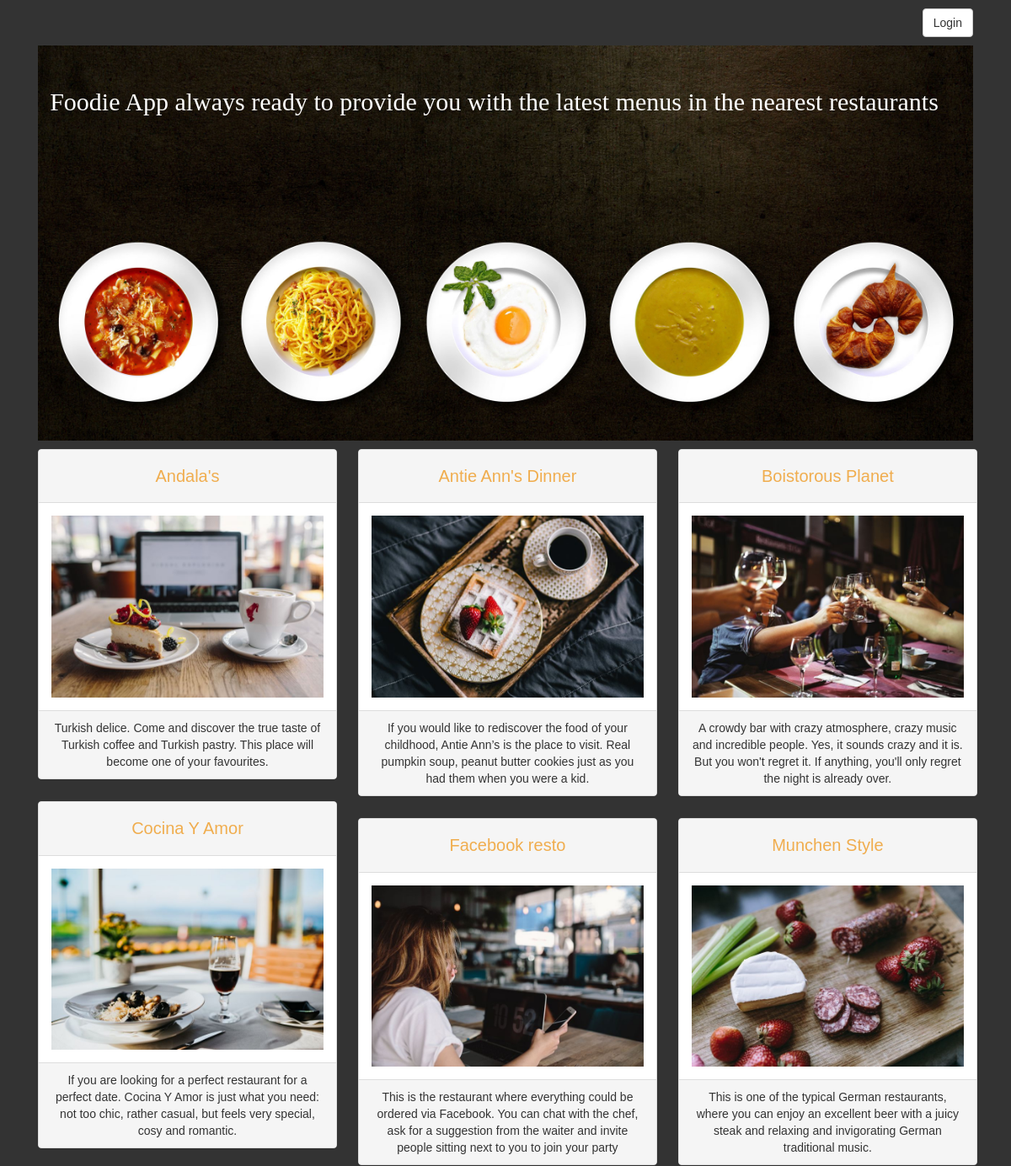
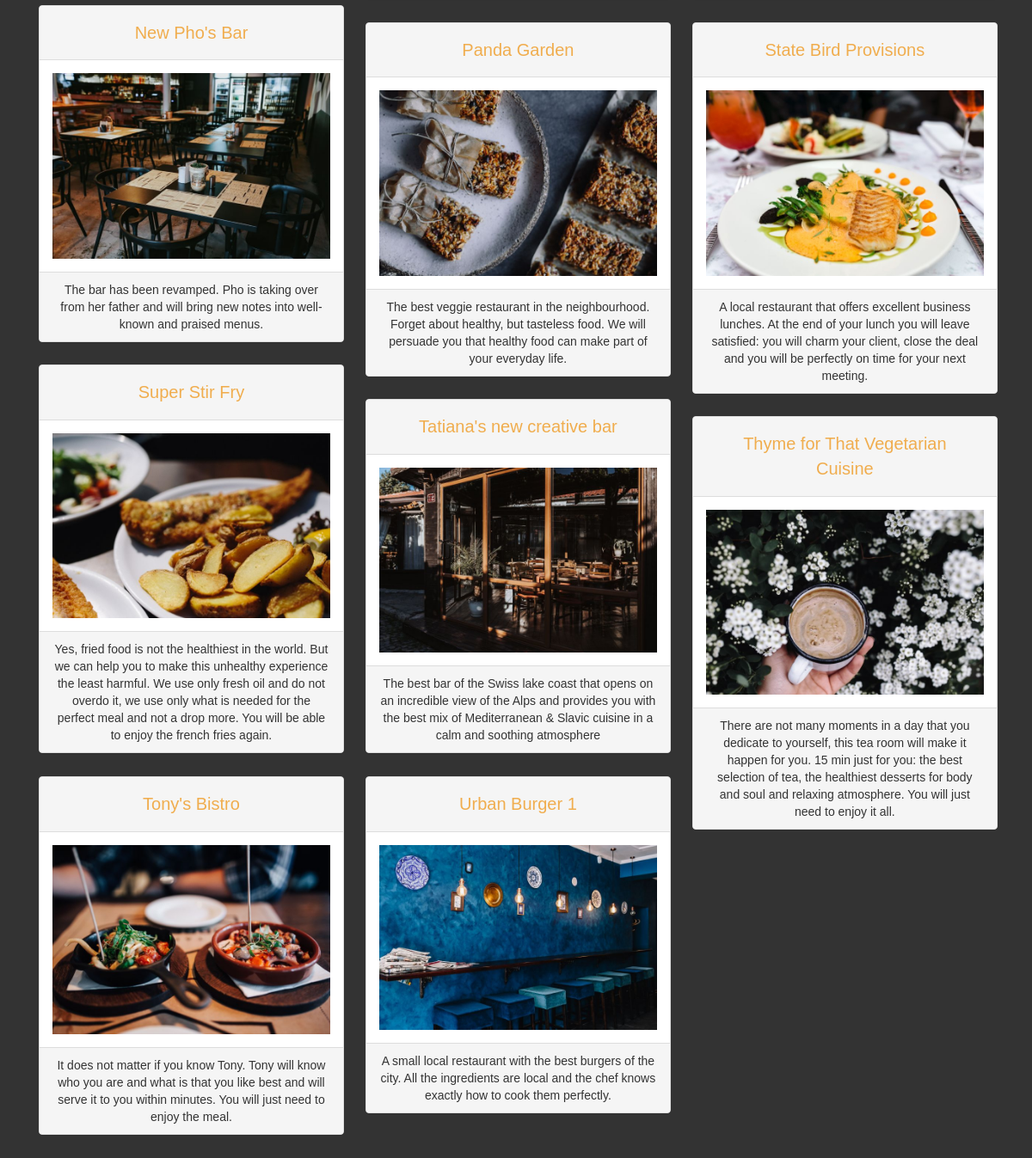
The page /restos/ on the database its author committed (2 pictures, top to bottom).
### database_setup_fn.py (models this page shows, shortened)
class Restaurant(Base):
    __tablename__ = 'restaurant'
    id = Column(Integer, primary_key=True)
    name = Column(String(250), nullable=False)
    user_id = Column(Integer, ForeignKey('user.id'))
    user = relationship(User)
    description = Column(String(250))
    image = Column(String(250))
    menu_item = relationship('MenuItem', cascade="all, delete")

### finalproject.py (the view)
@app.route('/')
@app.route('/restos/')
def showallrestaurants():
    restaurants = session.query(Restaurant).order_by(Restaurant.name).all()
    if 'username' not in login_session:
        return render_template('public_allrestos.html', restos=restaurants)
    else:
        user = session.query(User).\
            filter_by(name=login_session['username']).one()
        return render_template('allrestos.html', restos=restaurants, user=user)

### templates/public_allrestos.html (shortened to what this page needs)
<!DOCTYPE html>
<html>
<head>
    <link rel="stylesheet" type="text/css" href="/static/bootstrap-3.3.7-dist/css/bootstrap.min.css">
    <link rel="stylesheet" type="text/css" href="/static/bootstrap-3.3.7-dist/css/custom.css">
    <link rel="stylesheet" type="text/css" href="/static/css/styles.css">
</head>
<body>
    <div class="container">
        <div class="col-md-12" align="right"><a style="margin: 10px 0 10px 0" href="{{url_for('login.showLogin')}}" role ="button" class ="btn btn-default">Login</a></div>
        <div class="col-md-12" align="center">
            <h1  id ="home" style="padding: 50px 10px 0 10px; width:95%; position:absolute; z-index:2; color:white;">Foodie App always ready to provide you with the latest menus in the nearest restaurants</h1>
            <img id="bg_image" alt="background" class="img-responsive" src="/static/bootstrap-3.3.7-dist/images/cook-food-kitchen-eat-54455_2.jpg">
        </div>
        <div class="row">
                <div class="col-md-12" id='grid'>
                    {% for resto in restos %}
                    <div class="col-sm-12 col-md-6 col-lg-4 item" align="center">
                        <div class="panel panel-default">
                            <div class="panel-heading"><a style="font-size:20px; color:#f0ad4e;"  class="btn btn-link" href="{{url_for('restoMenu', resto_ID=resto.id)}}">{{resto.name}}</a></div>
                            <div class="panel-body"><img alt='body image' class = "img-responsive center-block" src="{{resto.image}}"/></div>
                            <div class="panel-footer">{{resto.description}}</div>
                        </div>
                    </div>
                    {% endfor %}
                </div>
        </div>
            <br>
    </div>
</body>
</html>

### static/css/styles.css (style rules this page uses)
body { font-family: sans-serif; background-color: #333333 }
h1, h2, h3, h4 { color: #CCCCCC; }
h1, h2 { font-family: 'Georgia', serif; margin: 0; }
a { text-decoration: none; text-decoration: #333333; font-size: .75em; }

### rows shown on the page
Restaurant: name "Andala's", image (picture), description "Turkish delice. Come and discover the true taste of Turkish coffee and Turkish pastry. This place will become one of your favourites."
Restaurant: name "Antie Ann's Dinner", image (picture), description "If you would like to rediscover the food of your childhood, Antie Ann’s is the place to visit. Real pumpkin soup, peanut butter cookies just as you had them when you were a kid."
Restaurant: name "Boistorous Planet", image (picture), description "A crowdy bar with crazy atmosphere, crazy music and incredible people. Yes, it sounds crazy and it is. But you won't regret it. If anything, you'll only regret the night is already over."
Restaurant: name "Cocina Y Amor", image (picture), description "If you are looking for a perfect restaurant for a perfect date. Cocina Y Amor is just what you need: not too chic, rather casual, but feels very special, cosy and romantic."
Restaurant: name "Facebook resto", image (picture), description "This is the restaurant where everything could be ordered via Facebook. You can chat with the chef, ask for a suggestion from the waiter and invite people sitting next to you to join your party"
Restaurant: name "Munchen Style", image (picture), description "This is one of the typical German restaurants, where you can enjoy an excellent beer with a juicy steak and relaxing and invigorating German traditional music."
Restaurant: name "New Pho's Bar", image (picture), description "The bar has been revamped. Pho is taking over from her father and will bring new notes into well-known and praised menus."
Restaurant: name "Panda Garden", image (picture), description "The best veggie restaurant in the neighbourhood. Forget about healthy, but tasteless food. We will persuade you that healthy food can make part of your everyday life."
Restaurant: name "State Bird Provisions", image (picture), description "A local restaurant that offers excellent business lunches. At the end of your lunch you will leave satisfied: you will charm your client, close the deal and you will be perfectly on time for your next meeting."
Restaurant: name "Super Stir Fry", image (picture), description "Yes, fried food is not the healthiest in the world. But we can help you to make this unhealthy experience the least harmful. We use only fresh oil and do not overdo it, we use only what is needed for the perfect meal and not a drop more. You will be able to enjoy the french fries again."
Restaurant: name "Tatiana's new creative bar", image (picture), description "The best bar of the Swiss lake coast that opens on an incredible view of the Alps and provides you with the best mix of Mediterranean & Slavic cuisine in a calm and soothing atmosphere"
Restaurant: name "Thyme for That Vegetarian Cuisine", image (picture), description "There are not many moments in a day that you dedicate to yourself, this tea room will make it happen for you. 15 min just for you: the best selection of tea, the healthiest desserts for body and soul and relaxing atmosphere. You will just need to enjoy it all."
Restaurant: name "Tony's Bistro", image (picture), description "It does not matter if you know Tony. Tony will know who you are and what is that you like best and will serve it to you within minutes. You will just need to enjoy the meal."
Restaurant: name "Urban Burger 1", image (picture), description "A small local restaurant with the best burgers of the city. All the ingredients are local and the chef knows exactly how to cook them perfectly."
